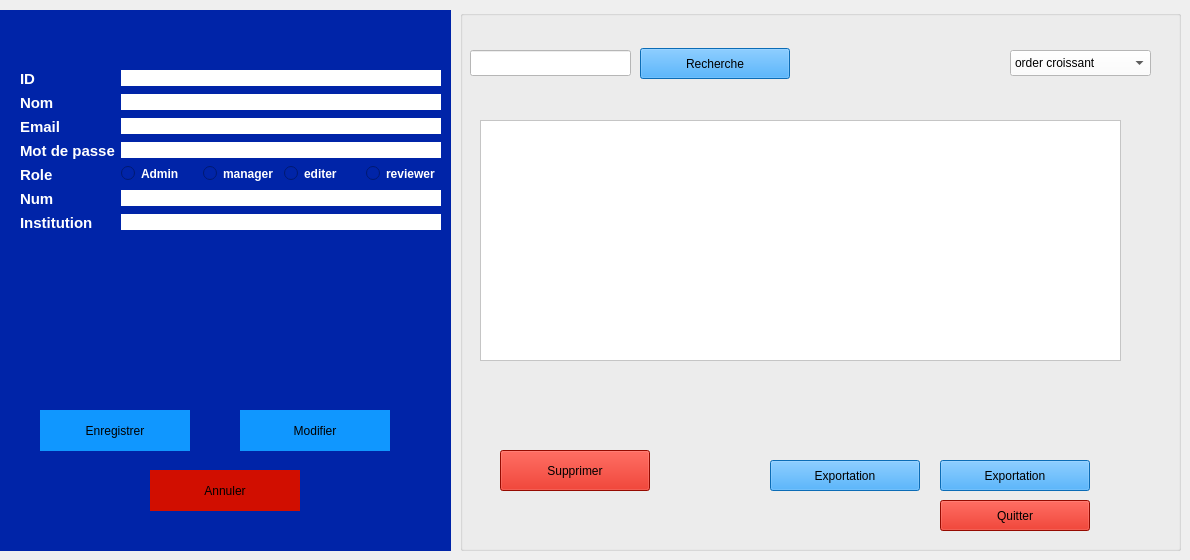
     <widget class="QWidget" name="stackedWidgetPage1">
      <widget class="QGroupBox" name="groupBox_Utilisateur_Form">
       <property name="geometry">
        <rect>
         <x>0</x>
         <y>10</y>
         <width>451</width>
         <height>541</height>
        </rect>
       </property>
       <property name="styleSheet">
        <string notr="true">background-color: rgb(0, 36, 168); border: #A8D3F0;</string>
       </property>
       <property name="title">
        <string/>
       </property>
       <widget class="QWidget" name="formLayoutWidget_Utilisateur">
        <property name="geometry">
         <rect>
          <x>20</x>
          <y>60</y>
          <width>421</width>
          <height>241</height>
         </rect>
        </property>
        <layout class="QFormLayout" name="formLayout_Utilisateur">
         <item row="0" column="0">
          <widget class="QLabel" name="label_ID_Utilisateur">
           <property name="text">
            <string>&lt;html&gt;&lt;head/&gt;&lt;body&gt;&lt;p&gt;&lt;span style=&quot; font-size:11pt; font-weight:700; color:#ffffff;&quot;&gt;ID&lt;/span&gt;&lt;/p&gt;&lt;/body&gt;&lt;/html&gt;</string>
           </property>
          </widget>
         </item>
         <item row="0" column="1">
          <widget class="QLineEdit" name="lineEdit_ID_Utilisateur">
           <property name="styleSheet">
            <string notr="true">background-color: rgb(255, 255, 255);</string>
           </property>
          </widget>
         </item>
         <item row="1" column="0">
          <widget class="QLabel" name="label_Nom_Utilisateur">
           <property name="text">
            <string>&lt;html&gt;&lt;head/&gt;&lt;body&gt;&lt;p&gt;&lt;span style=&quot; font-size:11pt; font-weight:700; color:#ffffff;&quot;&gt;Nom&lt;/span&gt;&lt;/p&gt;&lt;/body&gt;&lt;/html&gt;</string>
           </property>
          </widget>
         </item>
         <item row="1" column="1">
          <widget class="QLineEdit" name="lineEdit_Nom_Utilisateur">
           <property name="styleSheet">
            <string notr="true">background-color: rgb(255, 255, 255);</string>
           </property>
          </widget>
         </item>
         <item row="2" column="0">
          <widget class="QLabel" name="label_Email_Utilisateur">
           <property name="text">
            <string>&lt;html&gt;&lt;head/&gt;&lt;body&gt;&lt;p&gt;&lt;span style=&quot; font-size:11pt; font-weight:700; color:#ffffff;&quot;&gt;Email&lt;/span&gt;&lt;/p&gt;&lt;/body&gt;&lt;/html&gt;</string>
           </property>
          </widget>
         </item>
         <item row="2" column="1">
          <widget class="QLineEdit" name="lineEdit_Email_Utilisateur">
           <property name="styleSheet">
            <string notr="true">background-color: rgb(255, 255, 255);</string>
           </property>
          </widget>
         </item>
         <item row="3" column="1">
          <widget class="QLineEdit" name="lineEdit_Mdp_Utilisateur">
           <property name="styleSheet">
            <string notr="true">background-color: rgb(255, 255, 255);</string>
           </property>
           <property name="echoMode">
            <enum>QLineEdit::EchoMode::Password</enum>
           </property>
          </widget>
         </item>
         <item row="4" column="0">
          <widget class="QLabel" name="label_Role_Utilisateur">
           <property name="text">
            <string>&lt;html&gt;&lt;head/&gt;&lt;body&gt;&lt;p&gt;&lt;span style=&quot; font-size:11pt; font-weight:700; color:#ffffff;&quot;&gt;Role&lt;/span&gt;&lt;/p&gt;&lt;/body&gt;&lt;/html&gt;</string>
           </property>
          </widget>
         </item>
         <item row="4" column="1">
          <layout class="QHBoxLayout" name="horizontalLayout_Role">
           <item>
            <widget class="QRadioButton" name="radioButton_Admin_7">
             <property name="styleSheet">
              <string notr="true">color: white; font-weight: bold;</string>
             </property>
             <property name="text">
              <string>Admin</string>
             </property>
            </widget>
           </item>
           <item>
            <widget class="QRadioButton" name="radioButton_Admin_2">
             <property name="styleSheet">
              <string notr="true">color: white; font-weight: bold;</string>
             </property>
             <property name="text">
              <string>manager</string>
             </property>
            </widget>
           </item>
           <item>
            <widget class="QRadioButton" name="radioButton_Admin">
             <property name="styleSheet">
              <string notr="true">color: white; font-weight: bold;</string>
             </property>
             <property name="text">
              <string>editer</string>
             </property>
            </widget>
           </item>
           <item>
            <widget class="QRadioButton" name="radioButton_Chercheur">
             <property name="styleSheet">
              <string notr="true">color: white; font-weight: bold;</string>
             </property>
             <property name="text">
              <string>reviewer</string>
             </property>
            </widget>
           </item>
          </layout>
         </item>
         <item row="5" column="0">
          <widget class="QLabel" name="label_num">
           <property name="text">
            <string>&lt;html&gt;&lt;head/&gt;&lt;body&gt;&lt;p&gt;&lt;span style=&quot; font-size:11pt; font-weight:700; color:#ffffff;&quot;&gt;Num&lt;/span&gt;&lt;/p&gt;&lt;/body&gt;&lt;/html&gt;</string>
           </property>
          </widget>
         </item>
         <item row="5" column="1">
          <widget class="QLineEdit" name="lineEdit_Institution_Utilisateur_2">
           <property name="styleSheet">
            <string notr="true">background-color: rgb(255, 255, 255);</string>
           </property>
          </widget>
         </item>
         <item row="6" column="0">
          <widget class="QLabel" name="label_Institution">
           <property name="text">
            <string>&lt;html&gt;&lt;head/&gt;&lt;body&gt;&lt;p&gt;&lt;span style=&quot; font-size:11pt; font-weight:700; color:#ffffff;&quot;&gt;Institution&lt;/span&gt;&lt;/p&gt;&lt;/body&gt;&lt;/html&gt;</string>
           </property>
          </widget>
         </item>
         <item row="6" column="1">
          <widget class="QLineEdit" name="lineEdit_Institution_Utilisateur_3">
           <property name="styleSheet">
            <string notr="true">background-color: rgb(255, 255, 255);</string>
           </property>
          </widget>
         </item>
         <item row="3" column="0">
          <widget class="QLabel" name="label_Mdp_Utilisateur">
           <property name="text">
            <string>&lt;html&gt;&lt;head/&gt;&lt;body&gt;&lt;p&gt;&lt;span style=&quot; font-size:11pt; font-weight:700; color:#ffffff;&quot;&gt;Mot de passe&lt;/span&gt;&lt;/p&gt;&lt;/body&gt;&lt;/html&gt;</string>
           </property>
          </widget>
         </item>
        </layout>
       </widget>
       <widget class="QPushButton" name="btn_Enregistrer_Utilisateur">
        <property name="geometry">
         <rect>
          <x>40</x>
          <y>400</y>
          <width>150</width>
          <height>41</height>
         </rect>
        </property>
        <property name="styleSheet">
         <string notr="true">background-color: rgb(16, 151, 255);</string>
        </property>
        <property name="text">
         <string>Enregistrer</string>
        </property>
       </widget>
       <widget class="QPushButton" name="btn_Modifier_Utilisateur">
        <property name="geometry">
         <rect>
          <x>240</x>
          <y>400</y>
          <width>150</width>
          <height>41</height>
         </rect>
        </property>
        <property name="styleSheet">
         <string notr="true">background-color: rgb(16, 151, 255);</string>
        </property>
        <property name="text">
         <string>Modifier</string>
        </property>
       </widget>
       <widget class="QPushButton" name="btn_Annuler_Utilisateur">
        <property name="geometry">
         <rect>
          <x>150</x>
          <y>460</y>
          <width>150</width>
          <height>41</height>
         </rect>
        </property>
        <property name="styleSheet">
         <string notr="true">background-color: rgb(209, 14, 0);</string>
        </property>
        <property name="text">
         <string>Annuler</string>
        </property>
       </widget>
      </widget>
      <widget class="QGroupBox" name="groupBox_Session_List_6">
       <property name="geometry">
        <rect>
         <x>460</x>
         <y>10</y>
         <width>721</width>
         <height>541</height>
        </rect>
       </property>
       <property name="styleSheet">
        <string notr="true">background-color: rgb(0, 36, 168);
border: #A8D3F0;
/* Style pour tous les GroupBox */
QGroupBox {
    border: 2px solid #2c3e50; /* Couleur de la bordure */
    border-radius: 15px;      /* Même arrondi que les boutons */
    margin-top: 20px;         /* Espace pour le titre en haut */
    font-weight: bold;
    color: #2c3e50;
}
/* Style spécifique pour le titre du GroupBox */
QGroupBox::title {
    subcontrol-origin: margin;
    subcontrol-position: top center; /* Place le titre en haut au centre */
    padding: 0 10px;
}</string>
       </property>
       <property name="title">
        <string/>
       </property>
       <widget class="QLineEdit" name="rechSession_6">
        <property name="geometry">
         <rect>
          <x>10</x>
          <y>40</y>
          <width>161</width>
          <height>26</height>
         </rect>
        </property>
        <property name="styleSheet">
         <string notr="true">background-color: rgb(255, 255, 255);</string>
        </property>
       </widget>
       <widget class="QPushButton" name="rechercheSession_6">
        <property name="geometry">
         <rect>
          <x>180</x>
          <y>38</y>
          <width>150</width>
          <height>31</height>
         </rect>
        </property>
        <property name="styleSheet">
         <string notr="true">background-color: rgb(16, 151, 255);
</string>
        </property>
        <property name="text">
         <string>Recherche</string>
        </property>
       </widget>
       <widget class="QPushButton" name="SuppSession_6">
        <property name="geometry">
         <rect>
          <x>40</x>
          <y>440</y>
          <width>150</width>
          <height>41</height>
         </rect>
        </property>
        <property name="styleSheet">
         <string notr="true">background-color: rgb(209, 14, 0);</string>
        </property>
        <property name="text">
         <string>Supprimer</string>
        </property>
       </widget>
       <widget class="QPushButton" name="quitterSession_6">
        <property name="geometry">
         <rect>
          <x>480</x>
          <y>490</y>
          <width>150</width>
          <height>31</height>
         </rect>
        </property>
        <property name="styleSheet">
         <string notr="true">background-color: rgb(209, 14, 0);
</string>
        </property>
        <property name="text">
         <string>Quitter</string>
        </property>
       </widget>
       <widget class="QPushButton" name="expoSession_6">
        <property name="geometry">
         <rect>
          <x>480</x>
          <y>450</y>
          <width>150</width>
          <height>31</height>
         </rect>
        </property>
        <property name="styleSheet">
         <string notr="true">background-color: rgb(16, 151, 255);
</string>
        </property>
        <property name="text">
         <string>Exportation</string>
        </property>
       </widget>
       <widget class="QComboBox" name="comboBox_10">
        <property name="geometry">
         <rect>
          <x>550</x>
          <y>40</y>
          <width>141</width>
          <height>26</height>
         </rect>
        </property>
        <property name="palette">
         <palette>
          <active>
           <colorrole role="WindowText">
            <brush brushstyle="SolidPattern">
             <color alpha="255">
              <red>0</red>
              <green>0</green>
              <blue>0</blue>
             </color>
            </brush>
           </colorrole>
           <colorrole role="Button">
            <brush brushstyle="SolidPattern">
             <color alpha="255">
              <red>255</red>
              <green>255</green>
              <blue>255</blue>
             </color>
            </brush>
           </colorrole>
           <colorrole role="Light">
            <brush brushstyle="SolidPattern">
             <color alpha="255">
              <red>255</red>
              <green>255</green>
              <blue>255</blue>
             </color>
            </brush>
           </colorrole>
           <colorrole role="Midlight">
            <brush brushstyle="SolidPattern">
             <color alpha="255">
              <red>255</red>
              <green>255</green>
              <blue>255</blue>
             </color>
            </brush>
           </colorrole>
           <colorrole role="Dark">
            <brush brushstyle="SolidPattern">
             <color alpha="255">
              <red>127</red>
              <green>127</green>
              <blue>127</blue>
             </color>
            </brush>
           </colorrole>
           <colorrole role="Mid">
            <brush brushstyle="SolidPattern">
             <color alpha="255">
              <red>170</red>
              <green>170</green>
              <blue>170</blue>
             </color>
            </brush>
           </colorrole>
           <colorrole role="Text">
            <brush brushstyle="SolidPattern">
             <color alpha="255">
              <red>0</red>
              <green>0</green>
              <blue>0</blue>
             </color>
            </brush>
           </colorrole>
           <colorrole role="BrightText">
            <brush brushstyle="SolidPattern">
             <color alpha="255">
              <red>255</red>
              <green>255</green>
              <blue>255</blue>
             </color>
            </brush>
           </colorrole>
           <colorrole role="ButtonText">
            <brush brushstyle="SolidPattern">
             <color alpha="255">
              <red>0</red>
              <green>0</green>
              <blue>0</blue>
             </color>
            </brush>
           </colorrole>
           <colorrole role="Base">
            <brush brushstyle="SolidPattern">
             <color alpha="255">
              <red>255</red>
              <green>255</green>
              <blue>255</blue>
             </color>
            </brush>
           </colorrole>
           <colorrole role="Window">
            <brush brushstyle="SolidPattern">
             <color alpha="255">
              <red>255</red>
              <green>255</green>
              <blue>255</blue>
             </color>
            </brush>
           </colorrole>
           <colorrole role="Shadow">
            <brush brushstyle="SolidPattern">
             <color alpha="255">
              <red>0</red>
              <green>0</green>
              <blue>0</blue>
             </color>
            </brush>
           </colorrole>
           <colorrole role="AlternateBase">
            <brush brushstyle="SolidPattern">
             <color alpha="255">
              <red>255</red>
              <green>255</green>
              <blue>255</blue>
             </color>
            </brush>
           </colorrole>
           <colorrole role="ToolTipBase">
            <brush brushstyle="SolidPattern">
             <color alpha="255">
              <red>255</red>
              <green>255</green>
              <blue>220</blue>
             </color>
            </brush>
           </colorrole>
           <colorrole role="ToolTipText">
            <brush brushstyle="SolidPattern">
             <color alpha="255">
              <red>0</red>
              <green>0</green>
              <blue>0</blue>
             </color>
            </brush>
           </colorrole>
           <colorrole role="PlaceholderText">
            <brush brushstyle="SolidPattern">
             <color alpha="127">
              <red>0</red>
              <green>0</green>
              <blue>0</blue>
             </color>
            </brush>
           </colorrole>
           <colorrole role="Accent">
            <brush brushstyle="SolidPattern">
             <color alpha="255">
              <red>255</red>
              <green>255</green>
              <blue>255</blue>
             </color>
            </brush>
           </colorrole>
          </active>
          <inactive>
           <colorrole role="WindowText">
            <brush brushstyle="SolidPattern">
             <color alpha="255">
              <red>0</red>
              <green>0</green>
              <blue>0</blue>
             </color>
            </brush>
           </colorrole>
           <colorrole role="Button">
            <brush brushstyle="SolidPattern">
             <color alpha="255">
              <red>255</red>
              <green>255</green>
              <blue>255</blue>
             </color>
            </brush>
           </colorrole>
           <colorrole role="Light">
            <brush brushstyle="SolidPattern">
             <color alpha="255">
              <red>255</red>
              <green>255</green>
              <blue>255</blue>
             </color>
            </brush>
           </colorrole>
           <colorrole role="Midlight">
            <brush brushstyle="SolidPattern">
             <color alpha="255">
              <red>255</red>
              <green>255</green>
              <blue>255</blue>
             </color>
            </brush>
           </colorrole>
           <colorrole role="Dark">
            <brush brushstyle="SolidPattern">
             <color alpha="255">
              <red>127</red>
              <green>127</green>
              <blue>127</blue>
             </color>
            </brush>
           </colorrole>
           <colorrole role="Mid">
            <brush brushstyle="SolidPattern">
             <color alpha="255">
              <red>170</red>
              <green>170</green>
              <blue>170</blue>
             </color>
            </brush>
           </colorrole>
           <colorrole role="Text">
            <brush brushstyle="SolidPattern">
             <color alpha="255">
              <red>0</red>
              <green>0</green>
              <blue>0</blue>
             </color>
            </brush>
           </colorrole>
           <colorrole role="BrightText">
            <brush brushstyle="SolidPattern">
             <color alpha="255">
              <red>255</red>
              <green>255</green>
              <blue>255</blue>
             </color>
            </brush>
           </colorrole>
           <colorrole role="ButtonText">
            <brush brushstyle="SolidPattern">
             <color alpha="255">
              <red>0</red>
              <green>0</green>
              <blue>0</blue>
             </color>
            </brush>
           </colorrole>
           <colorrole role="Base">
            <brush brushstyle="SolidPattern">
             <color alpha="255">
              <red>255</red>
              <green>255</green>
              <blue>255</blue>
             </color>
            </brush>
           </colorrole>
           <colorrole role="Window">
            <brush brushstyle="SolidPattern">
             <color alpha="255">
              <red>255</red>
              <green>255</green>
              <blue>255</blue>
             </color>
            </brush>
           </colorrole>
           <colorrole role="Shadow">
            <brush brushstyle="SolidPattern">
             <color alpha="255">
              <red>0</red>
              <green>0</green>
              <blue>0</blue>
             </color>
            </brush>
           </colorrole>
           <colorrole role="AlternateBase">
            <brush brushstyle="SolidPattern">
             <color alpha="255">
              <red>255</red>
              <green>255</green>
              <blue>255</blue>
             </color>
            </brush>
           </colorrole>
           <colorrole role="ToolTipBase">
            <brush brushstyle="SolidPattern">
             <color alpha="255">
              <red>255</red>
              <green>255</green>
              <blue>220</blue>
             </color>
            </brush>
           </colorrole>
           <colorrole role="ToolTipText">
            <brush brushstyle="SolidPattern">
             <color alpha="255">
              <red>0</red>
              <green>0</green>
              <blue>0</blue>
             </color>
            </brush>
           </colorrole>
           <colorrole role="PlaceholderText">
            <brush brushstyle="SolidPattern">
             <color alpha="127">
              <red>0</red>
              <green>0</green>
              <blue>0</blue>
             </color>
            </brush>
           </colorrole>
           <colorrole role="Accent">
            <brush brushstyle="SolidPattern">
             <color alpha="255">
              <red>255</red>
              <green>255</green>
              <blue>255</blue>
             </color>
            </brush>
           </colorrole>
          </inactive>
          <disabled>
           <colorrole role="WindowText">
            <brush brushstyle="SolidPattern">
             <color alpha="255">
              <red>127</red>
              <green>127</green>
              <blue>127</blue>
             </color>
            </brush>
           </colorrole>
           <colorrole role="Button">
            <brush brushstyle="SolidPattern">
             <color alpha="255">
              <red>255</red>
              <green>255</green>
              <blue>255</blue>
             </color>
            </brush>
           </colorrole>
           <colorrole role="Light">
            <brush brushstyle="SolidPattern">
             <color alpha="255">
              <red>255</red>
              <green>255</green>
              <blue>255</blue>
             </color>
            </brush>
           </colorrole>
           <colorrole role="Midlight">
            <brush brushstyle="SolidPattern">
             <color alpha="255">
              <red>255</red>
              <green>255</green>
              <blue>255</blue>
             </color>
            </brush>
           </colorrole>
           <colorrole role="Dark">
            <brush brushstyle="SolidPattern">
             <color alpha="255">
              <red>127</red>
              <green>127</green>
              <blue>127</blue>
             </color>
            </brush>
           </colorrole>
           <colorrole role="Mid">
            <brush brushstyle="SolidPattern">
             <color alpha="255">
              <red>170</red>
              <green>170</green>
              <blue>170</blue>
             </color>
            </brush>
           </colorrole>
           <colorrole role="Text">
            <brush brushstyle="SolidPattern">
             <color alpha="255">
              <red>127</red>
              <green>127</green>
              <blue>127</blue>
             </color>
            </brush>
           </colorrole>
           <colorrole role="BrightText">
            <brush brushstyle="SolidPattern">
             <color alpha="255">
              <red>255</red>
              <green>255</green>
              <blue>255</blue>
             </color>
            </brush>
           </colorrole>
           <colorrole role="ButtonText">
            <brush brushstyle="SolidPattern">
             <color alpha="255">
              <red>127</red>
              <green>127</green>
              <blue>127</blue>
             </color>
            </brush>
           </colorrole>
           <colorrole role="Base">
            <brush brushstyle="SolidPattern">
             <color alpha="255">
              <red>255</red>
              <green>255</green>
              <blue>255</blue>
             </color>
            </brush>
           </colorrole>
           <colorrole role="Window">
            <brush brushstyle="SolidPattern">
             <color alpha="255">
              <red>255</red>
              <green>255</green>
              <blue>255</blue>
             </color>
            </brush>
           </colorrole>
           <colorrole role="Shadow">
            <brush brushstyle="SolidPattern">
             <color alpha="255">
              <red>0</red>
              <green>0</green>
              <blue>0</blue>
             </color>
            </brush>
           </colorrole>
           <colorrole role="AlternateBase">
            <brush brushstyle="SolidPattern">
             <color alpha="255">
              <red>255</red>
              <green>255</green>
              <blue>255</blue>
             </color>
            </brush>
           </colorrole>
           <colorrole role="ToolTipBase">
            <brush brushstyle="SolidPattern">
             <color alpha="255">
              <red>255</red>
              <green>255</green>
              <blue>220</blue>
             </color>
            </brush>
           </colorrole>
           <colorrole role="ToolTipText">
            <brush brushstyle="SolidPattern">
             <color alpha="255">
              <red>0</red>
              <green>0</green>
              <blue>0</blue>
             </color>
            </brush>
           </colorrole>
           <colorrole role="PlaceholderText">
            <brush brushstyle="SolidPattern">
             <color alpha="127">
              <red>127</red>
              <green>127</green>
              <blue>127</blue>
             </color>
            </brush>
           </colorrole>
           <colorrole role="Accent">
            <brush brushstyle="SolidPattern">
             <color alpha="255">
              <red>255</red>
              <green>255</green>
              <blue>255</blue>
             </color>
            </brush>
           </colorrole>
          </disabled>
         </palette>
        </property>
        <property name="styleSheet">
         <string notr="true">background-color: rgb(255, 255, 255);</string>
        </property>
        <item>
         <property name="text">
          <string>order croissant</string>
         </property>
        </item>
        <item>
         <property name="text">
          <string>order decroissant</string>
         </property>
        </item>
       </widget>
       <widget class="QTableWidget" name="tableWidget_10">
        <property name="geometry">
         <rect>
          <x>20</x>
          <y>110</y>
          <width>641</width>
          <height>241</height>
         </rect>
        </property>
        <property name="styleSheet">
         <string notr="true">background-color: rgb(255, 255, 255);</string>
        </property>
       </widget>
       <widget class="QPushButton" name="expoSession_7">
        <property name="geometry">
         <rect>
          <x>310</x>
          <y>450</y>
          <width>150</width>
          <height>31</height>
         </rect>
        </property>
        <property name="styleSheet">
         <string notr="true">background-color: rgb(16, 151, 255);
</string>
        </property>
        <property name="text">
         <string>Exportation</string>
        </property>
       </widget>
      </widget>
     </widget>
